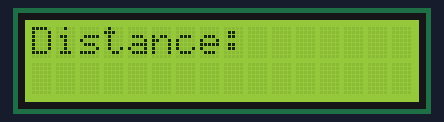
Simulated run of this sketch. Board: Arduino Uno, built with avr-gcc and run on an emulated ATmega328P. Parts: 16×2 character LCD. What the sketch prints to the serial monitor is not drawn.

Above: at 0.1 s.

The sketch:

LCD.ino
```cpp
#include <Wire.h>
#include <LiquidCrystal_I2C.h>
LiquidCrystal_I2C lcd(0x27, 16, 2);
void setup()
{
      lcd.init();
    lcd.backlight();
    Serial.begin(9600);

}
void loop() {
    lcd.setCursor(0,0);
  lcd.print("Distance: ");
  Serial.print("play");
delay (1000);
lcd.clear();
}
```
